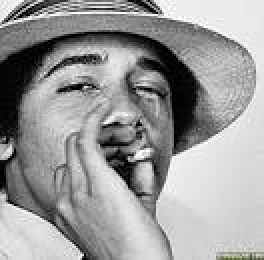
#> input picture BHO.jpg, 132 x 130 px (shown 2 times larger)
$ python Contrast_Source.py
#> lines starting #> are read from the running program, lines starting #| are printed output that depends on the picture
#YASHWANTH_SAI_BATHINI
import numpy as np
from skimage import io, exposure
import matplotlib.pyplot as plt
#Load the image
bho_image = io.imread('BHO.jpg')
#> bho_image is the input picture: shape (130, 132, 3); mean R, G, B 155.2, 155.2, 155.1
#Split the image into its color channels
red_channel = bho_image[:, :, 0]
green_channel = bho_image[:, :, 1]
blue_channel = bho_image[:, :, 2]
#Apply histogram equalization to each color channel
red_eq = exposure.equalize_hist(red_channel)
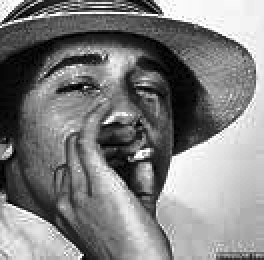
#> red_eq: shape (130, 132) float64 (shown 2 times larger); min 0.0114, max 1, mean 0.503
green_eq = exposure.equalize_hist(green_channel)
blue_eq = exposure.equalize_hist(blue_channel)
#Merge the equalized channels back into an image
bho_eq = np.stack((red_eq, green_eq, blue_eq), axis=-1)
#Display original and enhanced images
fig, axes = plt.subplots(nrows=1, ncols=2, figsize=(8, 4))
axes[0].imshow(bho_image)
axes[0].set_title('Original Image')
axes[0].axis('off')
axes[1].imshow(bho_eq)
axes[1].set_title('Histogram Equalized Image')
axes[1].axis('off')
plt.tight_layout()
plt.show()
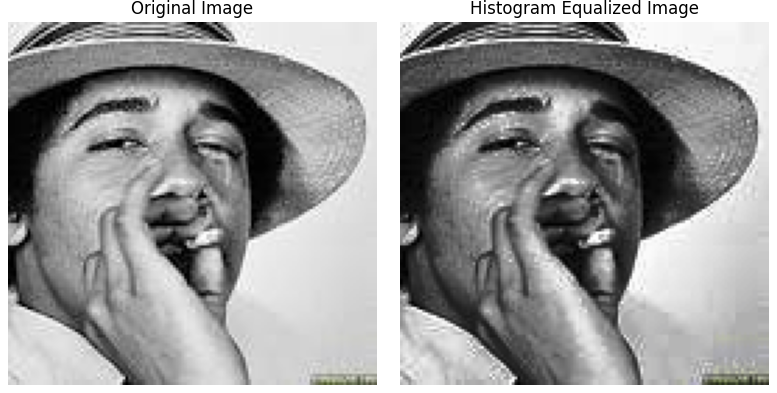
#> figure drawn by matplotlib, 2 panels
